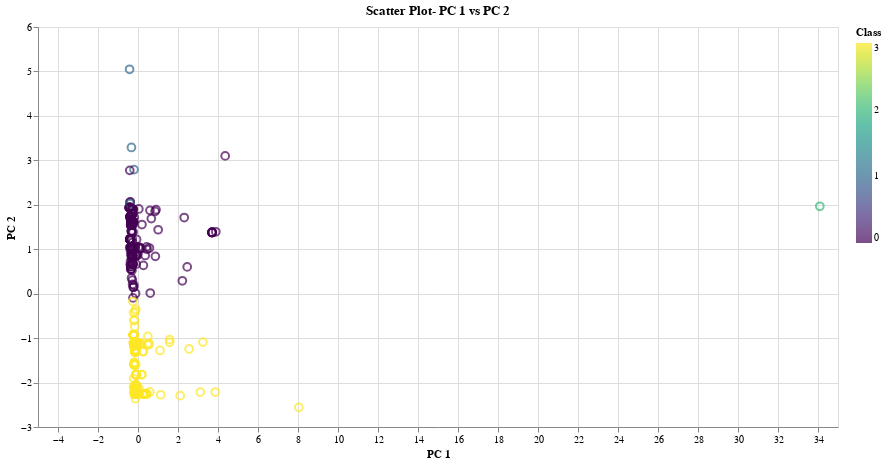

Notebook source saved alongside this figure:
### Code cell
# Plot the scatter with x="PC 1" and y="PC 2"
alt.Chart(clustered_df, title="Scatter Plot- PC 1 vs PC 2", width=800, height=400).mark_point(size=60).encode(
    x="PC 1", 
    y="PC 2", 
    color=alt.Color('Class', scale=alt.Scale(scheme='viridis')),
    # Add the required tool tips "CoinName", "Algorithm", "TotalCoinsMined", "TotalCoinSupply"
    tooltip=["CoinName", "Algorithm", "TotalCoinsMined", "TotalCoinSupply"]
    
)

### Figure 1 — Vega-Lite specification as saved in the notebook (floating-point values rounded to 4 significant figures; data arrays with more than 128 entries replaced by an {"elided": "..."} marker saying what was removed)
{"config": {"view": {"continuousWidth": 400, "continuousHeight": 300}}, "data": {"name": "data-acfe36c52a62bf9f96283ea0e51509db"}, "mark": {"type": "point", "size": 60}, "encoding": {"color": {"field": "Class", "scale": {"scheme": "viridis"}, "type": "quantitative"}, "tooltip": [{"field": "CoinName", "type": "nominal"}, {"field": "Algorithm", "type": "nominal"}, {"field": "TotalCoinsMined", "type": "quantitative"}, {"field": "TotalCoinSupply", "type": "quantitative"}], "x": {"field": "PC 1", "type": "quantitative"}, "y": {"field": "PC 2", "type": "quantitative"}}, "height": 400, "title": "Scatter Plot- PC 1 vs PC 2", "width": 800, "$schema": "https://vega.github.io/schema/vega-lite/v4.17.0.json", "datasets": {"data-acfe36c52a62bf9f96283ea0e51509db": {"elided": "532 records"}}}
